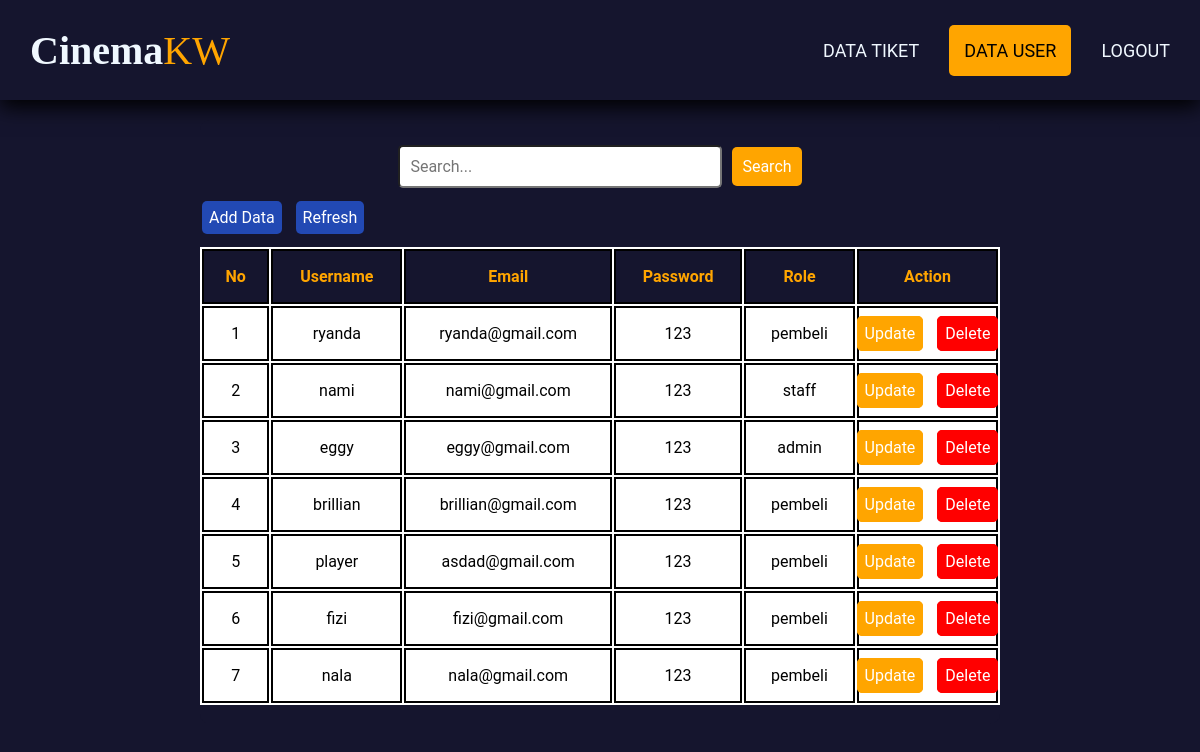
Screenshot of /crud_user.php (signed in) with the database file from the repository.
### tables this page shows
CREATE TABLE `user` (
  `id_user` int(11) NOT NULL,
  `username` varchar(50) NOT NULL,
  `email` varchar(50) NOT NULL,
  `password` varchar(50) NOT NULL,
  `role` varchar(20) NOT NULL
);

### crud_user.php (the view, shortened to what this page needs)
<?php
include 'koneksi.php';
$query = "SELECT * FROM user";
$result = mysqli_query($conn, $query);
?>
<!DOCTYPE html>
<html lang="en">
<head>
    <link rel="stylesheet" href="style/style.css">
    <link rel="stylesheet" href="style/crud.css">
</head>
<body>
  <div class="container">
    <nav class="wrapper">
        <div class="prof">
            <div class="fname">Cinema</div>
            <div class="lname">KW</div>
        </div>
        <?php if($_SESSION['role'] == 'admin'): ?>
            <ul class="nav">
              <li><a href="crud_tiket.php">Data Tiket</a></li>
              <li><a href="crud_user.php" class="active">Data User</a></li>
              <li><a href="logout.php">Logout</a></li>
            </ul>
            <?php endif; ?>
    </nav>
    <div class="table-user">
        <form method="GET" action="">
          <div class="search-container">
            <input type="text" name="search" placeholder="Search..." class="search-input">
            <button type="submit" class="search-button">Search</button>
          </div>
        </form>
        <div class ="tes">
          <a href="crud_user/create.php" class="btn-primary">Add Data</a>
          <a href="crud_user.php" class=btn-secondary>Refresh</a>
        </div>
        <table class="tabel">
            <thead>
            <tr class="table-judul">
              <th>No</th>
              <th><a style="color:orange" href="?sort=username">Username</a></th>
              <th><a style="color:orange" href="?sort=email">Email</a></th>
              <th>Password</th>
              <th><a style="color:orange" href="?sort=role">Role</a></th>
              <th>Action</th>
            </tr>
            </thead>
            <?php
              $i=1;
              while($row = mysqli_fetch_assoc($result)){
            ?>
            <tr>
                <td><?php echo $i?></td>
                <td><?php echo $row['username']?></td>
                <td><?php echo $row['email']?></td>
                <td><?php echo $row['password']?></td>
                <td><?php echo $row['role']?></td>
                <td>
                    <a href="crud_user/update.php?id=<?php echo $row['id_user']?>" class="btn-danger" role="button">Update</a>
                    <a href="crud_user/delete.php?id=<?php echo $row['id_user']?>" class="btn-warning" role="button">Delete</a>
                </td>
            </tr>
            <?php
            $i++;
            }
            ?>
        </table>
        <br>
    </div>
  </div>
</body>
</html>

### style/style.css (style rules this page uses)
*, html, body { margin: 0 ; padding: 0; font-family: "Roboto", sans-serif; }
body { background-color: rgb(21, 21, 46); }
.container { display: flex; flex-direction: column; width: 100%; height: auto; background-color: rgb(21, 21, 46); margin-bottom: 100px; }
.wrapper { position: fixed; top: 0; left: 0; right: 0; margin-top: 0; display: flex; justify-content: space-between; align-items: center; font-size: 20px; padding: 15px; width: 97,5%; height: 70px; background-color:rgb(21, 21, 46); box-shadow: 0 7px 20px 0 black; z-index: 1; }
.prof { display: flex; flex-direction: row; font-size: 1.5em; padding: 15px; }
.fname { color: aliceblue; font-weight: 700; font-family: "Forte", "san-serif"; font-size: 40px; }
.lname { color: orange; font-weight: 400px; padding-left: 0px; font-family: "Forte", "san-serif"; font-size: 40px; }
.nav { display: flex; justify-content: center; align-items: center; text-transform: uppercase; }
.nav li { list-style-type: none; padding: 15px; }
.nav li a { color: aliceblue; font-size: 20px; text-decoration: none; font-size: large; }
.active { color: rgb(0, 0, 0) !important; background-color:orange; border-radius: 5px; padding: 15px; }
.table-user { margin-top: 120px !important; }

### style/crud.css (style rules this page uses)
table { background-color: rgb(255, 255, 255); justify-content: center; width: 100%; }
.tabel td { padding: 1rem; }
table tr { border: 2px solid black; }
table th { padding: 1rem !important; }
table td { border: 2px solid black !important; text-align: center; }
.table-judul { background-color: rgb(21, 21, 46); color: orange; }
.table-judul th { padding:8px; border:2px solid #000000 ; }
.table-user { margin-top: 30px; background-color: rgb(21, 21, 46); justify-content: center; margin-right: 200px; margin-left: 200px; border-radius: 10px; }
.search-container { display: flex; align-items: center; margin-bottom: 20px; margin-top: 25px; justify-content: center; }
.search-input { padding: 10px; border-radius: 5px; margin-right: 10px; font-size: 16px; width: 300px; }
.search-button { padding: 10px; border: none; border-radius: 5px; background-color: orange; font-size: 16px; cursor: pointer; color: #fff; font-size: 16px; }
.btn-danger { border: 1px solid orange; background-color: orange; padding: 7px; margin-right: 5px; margin-left: -30px; text-decoration: none; border-radius: 5px; color: #fff; font-size: 16px; }
.btn-warning { border: 1px solid red; background-color: red; padding: 7px; margin-left: 5px; margin-right: -30px; text-decoration: none; border-radius: 5px; color: #fff; font-size: 16px; }
.btn-primary { background-color: rgb(34, 73, 180); margin-bottom: 10px; padding: 7px; bottom: 0; margin-right: 10px; margin-left: 2px; text-decoration: none; border-radius: 5px; color: #fff; font-size: 16px; }
.btn-secondary { background-color: rgb(34, 73, 180); margin-bottom: 10px; padding: 7px; bottom: 0; margin-right: 20px; text-decoration: none; border-radius: 5px; color: #fff; font-size: 16px; }
.tes { margin-bottom: 20px; }
.table-judul a { text-decoration: none; }

### rows the page displays
user: username "ryanda", email "ryanda@gmail.com", password "123", role "pembeli"
user: username "nami", email "nami@gmail.com", password "123", role "staff"
user: username "eggy", email "eggy@gmail.com", password "123", role "admin"
user: username "brillian", email "brillian@gmail.com", password "123", role "pembeli"
user: username "player", email "asdad@gmail.com", password "123", role "pembeli"
user: username "fizi", email "fizi@gmail.com", password "123", role "pembeli"
user: username "nala", email "nala@gmail.com", password "123", role "pembeli"
